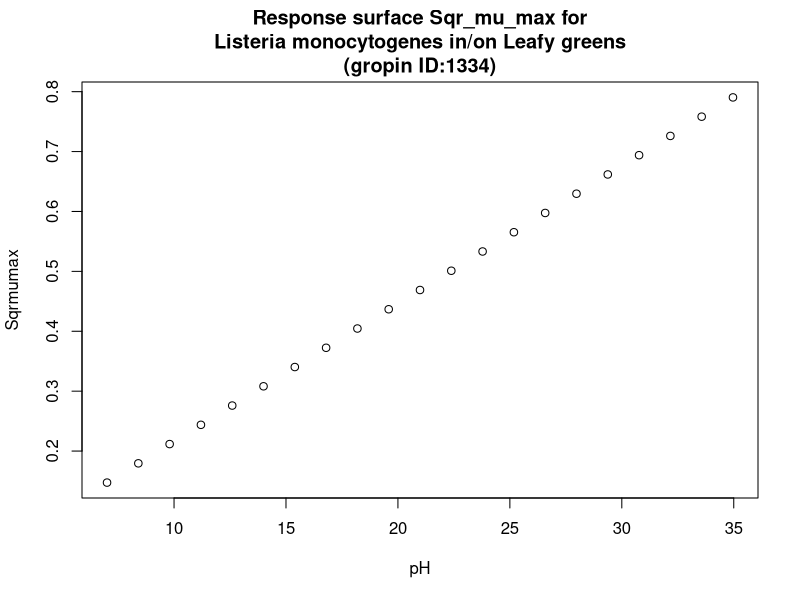

Reproduce this figure in R.
#############################
# start of Parameter script
#############################
pH <- seq(7.007,34.965034965035,length.out=21)
#############################
# end of Parameter script
#############################
############################# 
# start of Model script Gropin ID 1334 
#############################
 
# constant coefficients for this model
 
variables <- data.frame(pH)
argumentsPar <- unique.data.frame(expand.grid(variables))
 
# heart of the model
response_surface <- function(pH) {
   mumax <-0.023*(pH-0.60)

	return(mumax=mumax)
} 

# output parameters
responseSurface <- cbind(argumentsPar,response_surface(argumentsPar['pH']))
colnames(responseSurface) <- c(colnames(argumentsPar),'Sqrmumax')
#############################
# End of Model script
#############################
############################# 
# start of Visualisation script Gropin ID 1334 
#############################
titleText <-'Response surface Sqr_mu_max for
Listeria monocytogenes in/on Leafy greens
(gropin ID:1334)'
plot(pH,responseSurface$'Sqrmumax',xlab='pH',
                          ylab='Sqrmumax',main=titleText)
#############################
# End of Visualisation script
#############################
